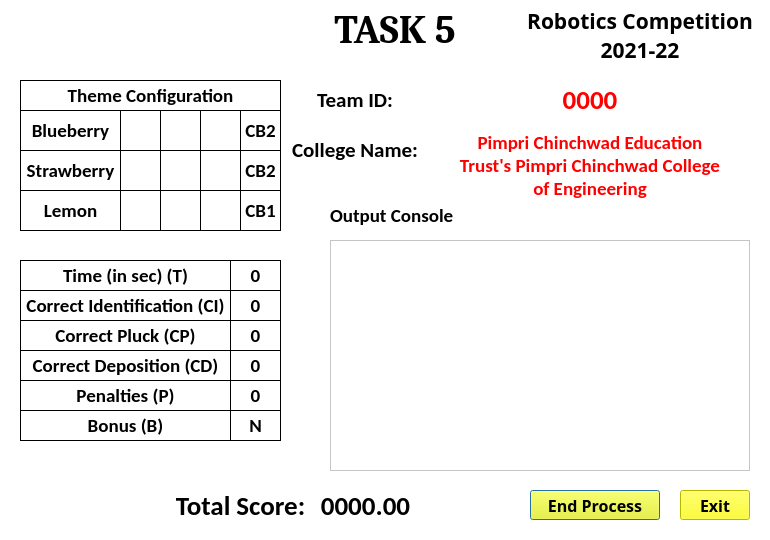
<?xml version="1.0" encoding="UTF-8"?>
<ui version="4.0">
 <class>Dialog</class>
 <widget class="QDialog" name="Dialog">
  <property name="geometry">
   <rect>
    <x>0</x>
    <y>0</y>
    <width>770</width>
    <height>540</height>
   </rect>
  </property>
  <property name="windowTitle">
   <string>Dialog</string>
  </property>
  <property name="styleSheet">
   <string notr="true">background-color: rgb(255, 255, 255);</string>
  </property>
  <widget class="QLabel" name="header1">
   <property name="geometry">
    <rect>
     <x>10</x>
     <y>10</y>
     <width>245</width>
     <height>50</height>
    </rect>
   </property>
   <property name="styleSheet">
    <string notr="true"/>
   </property>
   <property name="text">
    <string/>
   </property>
   <property name="pixmap">
    <pixmap resource="../../../logo.qrc">:/newPrefix/Storage/pokemon/Pokemon Calculator/logo_eyantra.png</pixmap>
   </property>
   <property name="scaledContents">
    <bool>true</bool>
   </property>
  </widget>
  <widget class="QLabel" name="header3">
   <property name="geometry">
    <rect>
     <x>520</x>
     <y>10</y>
     <width>240</width>
     <height>50</height>
    </rect>
   </property>
   <property name="font">
    <font>
     <family>HighlandGothicFLF</family>
     <pointsize>16</pointsize>
     <weight>75</weight>
     <bold>true</bold>
    </font>
   </property>
   <property name="text">
    <string>Robotics Competition 2021-22</string>
   </property>
   <property name="scaledContents">
    <bool>false</bool>
   </property>
   <property name="alignment">
    <set>Qt::AlignCenter</set>
   </property>
   <property name="wordWrap">
    <bool>true</bool>
   </property>
   <property name="indent">
    <number>0</number>
   </property>
  </widget>
  <widget class="QTextEdit" name="console_output">
   <property name="geometry">
    <rect>
     <x>330</x>
     <y>240</y>
     <width>420</width>
     <height>231</height>
    </rect>
   </property>
  </widget>
  <widget class="QLabel" name="label_output_console">
   <property name="geometry">
    <rect>
     <x>330</x>
     <y>200</y>
     <width>131</width>
     <height>30</height>
    </rect>
   </property>
   <property name="font">
    <font>
     <family>Calibri</family>
     <pointsize>14</pointsize>
     <weight>75</weight>
     <bold>true</bold>
    </font>
   </property>
   <property name="text">
    <string>Output Console</string>
   </property>
  </widget>
  <widget class="QPushButton" name="end_process">
   <property name="geometry">
    <rect>
     <x>530</x>
     <y>490</y>
     <width>130</width>
     <height>30</height>
    </rect>
   </property>
   <property name="font">
    <font>
     <family>HighlandGothicFLF</family>
     <pointsize>12</pointsize>
     <weight>75</weight>
     <bold>true</bold>
    </font>
   </property>
   <property name="styleSheet">
    <string notr="true">background-color: rgb(255, 255, 0);
color: rgb(0, 0, 0);</string>
   </property>
   <property name="text">
    <string>End Process</string>
   </property>
  </widget>
  <widget class="QPushButton" name="exit">
   <property name="geometry">
    <rect>
     <x>680</x>
     <y>490</y>
     <width>70</width>
     <height>30</height>
    </rect>
   </property>
   <property name="font">
    <font>
     <family>HighlandGothicFLF</family>
     <pointsize>12</pointsize>
     <weight>75</weight>
     <bold>true</bold>
    </font>
   </property>
   <property name="styleSheet">
    <string notr="true">background-color: rgb(255, 255, 0);
color: rgb(0, 0, 0);</string>
   </property>
   <property name="text">
    <string>Exit</string>
   </property>
  </widget>
  <widget class="QLabel" name="label_theme_config">
   <property name="geometry">
    <rect>
     <x>20</x>
     <y>80</y>
     <width>261</width>
     <height>31</height>
    </rect>
   </property>
   <property name="font">
    <font>
     <family>Calibri</family>
     <pointsize>14</pointsize>
     <weight>75</weight>
     <bold>true</bold>
    </font>
   </property>
   <property name="frameShape">
    <enum>QFrame::Box</enum>
   </property>
   <property name="text">
    <string>Theme Configuration</string>
   </property>
   <property name="alignment">
    <set>Qt::AlignCenter</set>
   </property>
  </widget>
  <widget class="QLabel" name="label_blueberry">
   <property name="geometry">
    <rect>
     <x>20</x>
     <y>110</y>
     <width>101</width>
     <height>41</height>
    </rect>
   </property>
   <property name="font">
    <font>
     <family>Calibri</family>
     <pointsize>14</pointsize>
     <weight>75</weight>
     <bold>true</bold>
    </font>
   </property>
   <property name="layoutDirection">
    <enum>Qt::LeftToRight</enum>
   </property>
   <property name="styleSheet">
    <string notr="true"/>
   </property>
   <property name="frameShape">
    <enum>QFrame::Box</enum>
   </property>
   <property name="text">
    <string>Blueberry</string>
   </property>
   <property name="alignment">
    <set>Qt::AlignCenter</set>
   </property>
  </widget>
  <widget class="QLabel" name="label_strawberry">
   <property name="geometry">
    <rect>
     <x>20</x>
     <y>150</y>
     <width>101</width>
     <height>41</height>
    </rect>
   </property>
   <property name="font">
    <font>
     <family>Calibri</family>
     <pointsize>14</pointsize>
     <weight>75</weight>
     <bold>true</bold>
    </font>
   </property>
   <property name="layoutDirection">
    <enum>Qt::LeftToRight</enum>
   </property>
   <property name="styleSheet">
    <string notr="true"/>
   </property>
   <property name="frameShape">
    <enum>QFrame::Box</enum>
   </property>
   <property name="text">
    <string>Strawberry</string>
   </property>
   <property name="alignment">
    <set>Qt::AlignCenter</set>
   </property>
  </widget>
  <widget class="QLabel" name="label_lemon">
   <property name="geometry">
    <rect>
     <x>20</x>
     <y>190</y>
     <width>101</width>
     <height>41</height>
    </rect>
   </property>
   <property name="font">
    <font>
     <family>Calibri</family>
     <pointsize>14</pointsize>
     <weight>75</weight>
     <bold>true</bold>
    </font>
   </property>
   <property name="layoutDirection">
    <enum>Qt::LeftToRight</enum>
   </property>
   <property name="styleSheet">
    <string notr="true"/>
   </property>
   <property name="frameShape">
    <enum>QFrame::Box</enum>
   </property>
   <property name="text">
    <string>Lemon</string>
   </property>
   <property name="alignment">
    <set>Qt::AlignCenter</set>
   </property>
  </widget>
  <widget class="QLabel" name="blueberry1">
   <property name="geometry">
    <rect>
     <x>120</x>
     <y>110</y>
     <width>41</width>
     <height>41</height>
    </rect>
   </property>
   <property name="font">
    <font>
     <family>Calibri</family>
     <pointsize>14</pointsize>
     <weight>75</weight>
     <bold>true</bold>
    </font>
   </property>
   <property name="layoutDirection">
    <enum>Qt::LeftToRight</enum>
   </property>
   <property name="styleSheet">
    <string notr="true"/>
   </property>
   <property name="frameShape">
    <enum>QFrame::Box</enum>
   </property>
   <property name="text">
    <string/>
   </property>
   <property name="pixmap">
    <pixmap>blueberry.png</pixmap>
   </property>
   <property name="scaledContents">
    <bool>true</bool>
   </property>
   <property name="alignment">
    <set>Qt::AlignCenter</set>
   </property>
  </widget>
  <widget class="QLabel" name="blueberry2">
   <property name="geometry">
    <rect>
     <x>160</x>
     <y>110</y>
     <width>41</width>
     <height>41</height>
    </rect>
   </property>
   <property name="font">
    <font>
     <family>Calibri</family>
     <pointsize>14</pointsize>
     <weight>75</weight>
     <bold>true</bold>
    </font>
   </property>
   <property name="layoutDirection">
    <enum>Qt::LeftToRight</enum>
   </property>
   <property name="styleSheet">
    <string notr="true"/>
   </property>
   <property name="frameShape">
    <enum>QFrame::Box</enum>
   </property>
   <property name="text">
    <string/>
   </property>
   <property name="pixmap">
    <pixmap>blueberry.png</pixmap>
   </property>
   <property name="scaledContents">
    <bool>true</bool>
   </property>
   <property name="alignment">
    <set>Qt::AlignCenter</set>
   </property>
  </widget>
  <widget class="QLabel" name="blueberry3">
   <property name="geometry">
    <rect>
     <x>200</x>
     <y>110</y>
     <width>41</width>
     <height>41</height>
    </rect>
   </property>
   <property name="font">
    <font>
     <family>Calibri</family>
     <pointsize>14</pointsize>
     <weight>75</weight>
     <bold>true</bold>
    </font>
   </property>
   <property name="layoutDirection">
    <enum>Qt::LeftToRight</enum>
   </property>
   <property name="styleSheet">
    <string notr="true"/>
   </property>
   <property name="frameShape">
    <enum>QFrame::Box</enum>
   </property>
   <property name="text">
    <string/>
   </property>
   <property name="pixmap">
    <pixmap>blueberry.png</pixmap>
   </property>
   <property name="scaledContents">
    <bool>true</bool>
   </property>
   <property name="alignment">
    <set>Qt::AlignCenter</set>
   </property>
  </widget>
  <widget class="QLabel" name="strawberry1">
   <property name="geometry">
    <rect>
     <x>120</x>
     <y>150</y>
     <width>41</width>
     <height>41</height>
    </rect>
   </property>
   <property name="font">
    <font>
     <family>Calibri</family>
     <pointsize>14</pointsize>
     <weight>75</weight>
     <bold>true</bold>
    </font>
   </property>
   <property name="layoutDirection">
    <enum>Qt::LeftToRight</enum>
   </property>
   <property name="styleSheet">
    <string notr="true"/>
   </property>
   <property name="frameShape">
    <enum>QFrame::Box</enum>
   </property>
   <property name="text">
    <string/>
   </property>
   <property name="pixmap">
    <pixmap>strawberry.png</pixmap>
   </property>
   <property name="scaledContents">
    <bool>true</bool>
   </property>
   <property name="alignment">
    <set>Qt::AlignCenter</set>
   </property>
  </widget>
  <widget class="QLabel" name="lemon1">
   <property name="geometry">
    <rect>
     <x>120</x>
     <y>190</y>
     <width>41</width>
     <height>41</height>
    </rect>
   </property>
   <property name="font">
    <font>
     <family>Calibri</family>
     <pointsize>14</pointsize>
     <weight>75</weight>
     <bold>true</bold>
    </font>
   </property>
   <property name="layoutDirection">
    <enum>Qt::LeftToRight</enum>
   </property>
   <property name="styleSheet">
    <string notr="true"/>
   </property>
   <property name="frameShape">
    <enum>QFrame::Box</enum>
   </property>
   <property name="text">
    <string/>
   </property>
   <property name="pixmap">
    <pixmap>lemon.png</pixmap>
   </property>
   <property name="scaledContents">
    <bool>true</bool>
   </property>
   <property name="alignment">
    <set>Qt::AlignCenter</set>
   </property>
  </widget>
  <widget class="QLabel" name="strawberry2">
   <property name="geometry">
    <rect>
     <x>160</x>
     <y>150</y>
     <width>41</width>
     <height>41</height>
    </rect>
   </property>
   <property name="font">
    <font>
     <family>Calibri</family>
     <pointsize>14</pointsize>
     <weight>75</weight>
     <bold>true</bold>
    </font>
   </property>
   <property name="layoutDirection">
    <enum>Qt::LeftToRight</enum>
   </property>
   <property name="styleSheet">
    <string notr="true"/>
   </property>
   <property name="frameShape">
    <enum>QFrame::Box</enum>
   </property>
   <property name="text">
    <string/>
   </property>
   <property name="pixmap">
    <pixmap>strawberry.png</pixmap>
   </property>
   <property name="scaledContents">
    <bool>true</bool>
   </property>
   <property name="alignment">
    <set>Qt::AlignCenter</set>
   </property>
  </widget>
  <widget class="QLabel" name="strawberry3">
   <property name="geometry">
    <rect>
     <x>200</x>
     <y>150</y>
     <width>41</width>
     <height>41</height>
    </rect>
   </property>
   <property name="font">
    <font>
     <family>Calibri</family>
     <pointsize>14</pointsize>
     <weight>75</weight>
     <bold>true</bold>
    </font>
   </property>
   <property name="layoutDirection">
    <enum>Qt::LeftToRight</enum>
   </property>
   <property name="styleSheet">
    <string notr="true"/>
   </property>
   <property name="frameShape">
    <enum>QFrame::Box</enum>
   </property>
   <property name="text">
    <string/>
   </property>
   <property name="pixmap">
    <pixmap>strawberry.png</pixmap>
   </property>
   <property name="scaledContents">
    <bool>true</bool>
   </property>
   <property name="alignment">
    <set>Qt::AlignCenter</set>
   </property>
  </widget>
  <widget class="QLabel" name="lemon2">
   <property name="geometry">
    <rect>
     <x>160</x>
     <y>190</y>
     <width>41</width>
     <height>41</height>
    </rect>
   </property>
   <property name="font">
    <font>
     <family>Calibri</family>
     <pointsize>14</pointsize>
     <weight>75</weight>
     <bold>true</bold>
    </font>
   </property>
   <property name="layoutDirection">
    <enum>Qt::LeftToRight</enum>
   </property>
   <property name="styleSheet">
    <string notr="true"/>
   </property>
   <property name="frameShape">
    <enum>QFrame::Box</enum>
   </property>
   <property name="text">
    <string/>
   </property>
   <property name="pixmap">
    <pixmap>lemon.png</pixmap>
   </property>
   <property name="scaledContents">
    <bool>true</bool>
   </property>
   <property name="alignment">
    <set>Qt::AlignCenter</set>
   </property>
  </widget>
  <widget class="QLabel" name="lemon3">
   <property name="geometry">
    <rect>
     <x>200</x>
     <y>190</y>
     <width>41</width>
     <height>41</height>
    </rect>
   </property>
   <property name="font">
    <font>
     <family>Calibri</family>
     <pointsize>14</pointsize>
     <weight>75</weight>
     <bold>true</bold>
    </font>
   </property>
   <property name="layoutDirection">
    <enum>Qt::LeftToRight</enum>
   </property>
   <property name="styleSheet">
    <string notr="true"/>
   </property>
   <property name="frameShape">
    <enum>QFrame::Box</enum>
   </property>
   <property name="text">
    <string/>
   </property>
   <property name="pixmap">
    <pixmap>lemon.png</pixmap>
   </property>
   <property name="scaledContents">
    <bool>true</bool>
   </property>
   <property name="alignment">
    <set>Qt::AlignCenter</set>
   </property>
  </widget>
  <widget class="QLabel" name="blueberry_box">
   <property name="geometry">
    <rect>
     <x>240</x>
     <y>110</y>
     <width>41</width>
     <height>41</height>
    </rect>
   </property>
   <property name="font">
    <font>
     <family>Calibri</family>
     <pointsize>14</pointsize>
     <weight>75</weight>
     <bold>true</bold>
    </font>
   </property>
   <property name="layoutDirection">
    <enum>Qt::LeftToRight</enum>
   </property>
   <property name="styleSheet">
    <string notr="true"/>
   </property>
   <property name="frameShape">
    <enum>QFrame::Box</enum>
   </property>
   <property name="text">
    <string>CB2</string>
   </property>
   <property name="alignment">
    <set>Qt::AlignCenter</set>
   </property>
  </widget>
  <widget class="QLabel" name="strawberry_box">
   <property name="geometry">
    <rect>
     <x>240</x>
     <y>150</y>
     <width>41</width>
     <height>41</height>
    </rect>
   </property>
   <property name="font">
    <font>
     <family>Calibri</family>
     <pointsize>14</pointsize>
     <weight>75</weight>
     <bold>true</bold>
    </font>
   </property>
   <property name="layoutDirection">
    <enum>Qt::LeftToRight</enum>
   </property>
   <property name="styleSheet">
    <string notr="true"/>
   </property>
   <property name="frameShape">
    <enum>QFrame::Box</enum>
   </property>
   <property name="text">
    <string>CB2</string>
   </property>
   <property name="alignment">
    <set>Qt::AlignCenter</set>
   </property>
  </widget>
  <widget class="QLabel" name="lemon_box">
   <property name="geometry">
    <rect>
     <x>240</x>
     <y>190</y>
     <width>41</width>
     <height>41</height>
    </rect>
   </property>
   <property name="font">
    <font>
     <family>Calibri</family>
     <pointsize>14</pointsize>
     <weight>75</weight>
     <bold>true</bold>
    </font>
   </property>
   <property name="layoutDirection">
    <enum>Qt::LeftToRight</enum>
   </property>
   <property name="styleSheet">
    <string notr="true"/>
   </property>
   <property name="frameShape">
    <enum>QFrame::Box</enum>
   </property>
   <property name="text">
    <string>CB1</string>
   </property>
   <property name="alignment">
    <set>Qt::AlignCenter</set>
   </property>
  </widget>
  <widget class="QLabel" name="label_ci">
   <property name="geometry">
    <rect>
     <x>20</x>
     <y>290</y>
     <width>211</width>
     <height>31</height>
    </rect>
   </property>
   <property name="font">
    <font>
     <family>Calibri</family>
     <pointsize>14</pointsize>
     <weight>75</weight>
     <bold>true</bold>
    </font>
   </property>
   <property name="frameShape">
    <enum>QFrame::Box</enum>
   </property>
   <property name="text">
    <string>Correct Identification (CI)</string>
   </property>
   <property name="alignment">
    <set>Qt::AlignCenter</set>
   </property>
  </widget>
  <widget class="QLabel" name="label_cp">
   <property name="geometry">
    <rect>
     <x>20</x>
     <y>320</y>
     <width>211</width>
     <height>31</height>
    </rect>
   </property>
   <property name="font">
    <font>
     <family>Calibri</family>
     <pointsize>14</pointsize>
     <weight>75</weight>
     <bold>true</bold>
    </font>
   </property>
   <property name="frameShape">
    <enum>QFrame::Box</enum>
   </property>
   <property name="text">
    <string>Correct Pluck (CP)</string>
   </property>
   <property name="alignment">
    <set>Qt::AlignCenter</set>
   </property>
  </widget>
  <widget class="QLabel" name="label_cd">
   <property name="geometry">
    <rect>
     <x>20</x>
     <y>350</y>
     <width>211</width>
     <height>31</height>
    </rect>
   </property>
   <property name="font">
    <font>
     <family>Calibri</family>
     <pointsize>14</pointsize>
     <weight>75</weight>
     <bold>true</bold>
    </font>
   </property>
   <property name="frameShape">
    <enum>QFrame::Box</enum>
   </property>
   <property name="text">
    <string>Correct Deposition (CD)</string>
   </property>
   <property name="alignment">
    <set>Qt::AlignCenter</set>
   </property>
  </widget>
  <widget class="QLabel" name="label_time">
   <property name="geometry">
    <rect>
     <x>20</x>
     <y>260</y>
     <width>211</width>
     <height>31</height>
    </rect>
   </property>
   <property name="font">
    <font>
     <family>Calibri</family>
     <pointsize>14</pointsize>
     <weight>75</weight>
     <bold>true</bold>
    </font>
   </property>
   <property name="frameShape">
    <enum>QFrame::Box</enum>
   </property>
   <property name="text">
    <string>Time (in sec) (T)</string>
   </property>
   <property name="alignment">
    <set>Qt::AlignCenter</set>
   </property>
  </widget>
  <widget class="QLabel" name="label_penalty">
   <property name="geometry">
    <rect>
     <x>20</x>
     <y>380</y>
     <width>211</width>
     <height>31</height>
    </rect>
   </property>
   <property name="font">
    <font>
     <family>Calibri</family>
     <pointsize>14</pointsize>
     <weight>75</weight>
     <bold>true</bold>
    </font>
   </property>
   <property name="frameShape">
    <enum>QFrame::Box</enum>
   </property>
   <property name="text">
    <string>Penalties (P)</string>
   </property>
   <property name="alignment">
    <set>Qt::AlignCenter</set>
   </property>
  </widget>
  <widget class="QLabel" name="label_bonus">
   <property name="geometry">
    <rect>
     <x>20</x>
     <y>410</y>
     <width>211</width>
     <height>31</height>
    </rect>
   </property>
   <property name="font">
    <font>
     <family>Calibri</family>
     <pointsize>14</pointsize>
     <weight>75</weight>
     <bold>true</bold>
    </font>
   </property>
   <property name="frameShape">
    <enum>QFrame::Box</enum>
   </property>
   <property name="text">
    <string>Bonus (B)</string>
   </property>
   <property name="alignment">
    <set>Qt::AlignCenter</set>
   </property>
  </widget>
  <widget class="QLabel" name="num_seconds">
   <property name="geometry">
    <rect>
     <x>230</x>
     <y>260</y>
     <width>51</width>
     <height>31</height>
    </rect>
   </property>
   <property name="font">
    <font>
     <family>Calibri</family>
     <pointsize>14</pointsize>
     <weight>75</weight>
     <bold>true</bold>
    </font>
   </property>
   <property name="frameShape">
    <enum>QFrame::Box</enum>
   </property>
   <property name="text">
    <string>0</string>
   </property>
   <property name="alignment">
    <set>Qt::AlignCenter</set>
   </property>
  </widget>
  <widget class="QLabel" name="num_ci">
   <property name="geometry">
    <rect>
     <x>230</x>
     <y>290</y>
     <width>51</width>
     <height>31</height>
    </rect>
   </property>
   <property name="font">
    <font>
     <family>Calibri</family>
     <pointsize>14</pointsize>
     <weight>75</weight>
     <bold>true</bold>
    </font>
   </property>
   <property name="frameShape">
    <enum>QFrame::Box</enum>
   </property>
   <property name="text">
    <string>0</string>
   </property>
   <property name="alignment">
    <set>Qt::AlignCenter</set>
   </property>
  </widget>
  <widget class="QLabel" name="num_cp">
   <property name="geometry">
    <rect>
     <x>230</x>
     <y>320</y>
     <width>51</width>
     <height>31</height>
    </rect>
   </property>
   <property name="font">
    <font>
     <family>Calibri</family>
     <pointsize>14</pointsize>
     <weight>75</weight>
     <bold>true</bold>
    </font>
   </property>
   <property name="frameShape">
    <enum>QFrame::Box</enum>
   </property>
   <property name="text">
    <string>0</string>
   </property>
   <property name="alignment">
    <set>Qt::AlignCenter</set>
   </property>
  </widget>
  <widget class="QLabel" name="num_cd">
   <property name="geometry">
    <rect>
     <x>230</x>
     <y>350</y>
     <width>51</width>
     <height>31</height>
    </rect>
   </property>
   <property name="font">
    <font>
     <family>Calibri</family>
     <pointsize>14</pointsize>
     <weight>75</weight>
     <bold>true</bold>
    </font>
   </property>
   <property name="frameShape">
    <enum>QFrame::Box</enum>
   </property>
   <property name="text">
    <string>0</string>
   </property>
   <property name="alignment">
    <set>Qt::AlignCenter</set>
   </property>
  </widget>
  <widget class="QLabel" name="num_penalty">
   <property name="geometry">
    <rect>
     <x>230</x>
     <y>380</y>
     <width>51</width>
     <height>31</height>
    </rect>
   </property>
   <property name="font">
    <font>
     <family>Calibri</family>
     <pointsize>14</pointsize>
     <weight>75</weight>
     <bold>true</bold>
    </font>
   </property>
   <property name="frameShape">
    <enum>QFrame::Box</enum>
   </property>
   <property name="text">
    <string>0</string>
   </property>
   <property name="alignment">
    <set>Qt::AlignCenter</set>
   </property>
  </widget>
  <widget class="QLabel" name="bonus">
   <property name="geometry">
    <rect>
     <x>230</x>
     <y>410</y>
     <width>51</width>
     <height>31</height>
    </rect>
   </property>
   <property name="font">
    <font>
     <family>Calibri</family>
     <pointsize>14</pointsize>
     <weight>75</weight>
     <bold>true</bold>
    </font>
   </property>
   <property name="frameShape">
    <enum>QFrame::Box</enum>
   </property>
   <property name="text">
    <string>N</string>
   </property>
   <property name="alignment">
    <set>Qt::AlignCenter</set>
   </property>
  </widget>
  <widget class="QLabel" name="label_score">
   <property name="geometry">
    <rect>
     <x>160</x>
     <y>490</y>
     <width>161</width>
     <height>31</height>
    </rect>
   </property>
   <property name="font">
    <font>
     <family>Calibri</family>
     <pointsize>20</pointsize>
     <weight>75</weight>
     <bold>true</bold>
    </font>
   </property>
   <property name="frameShape">
    <enum>QFrame::NoFrame</enum>
   </property>
   <property name="text">
    <string>Total Score:</string>
   </property>
   <property name="alignment">
    <set>Qt::AlignCenter</set>
   </property>
  </widget>
  <widget class="QLabel" name="final_score">
   <property name="geometry">
    <rect>
     <x>320</x>
     <y>490</y>
     <width>91</width>
     <height>31</height>
    </rect>
   </property>
   <property name="font">
    <font>
     <family>Calibri</family>
     <pointsize>20</pointsize>
     <weight>75</weight>
     <bold>true</bold>
    </font>
   </property>
   <property name="frameShape">
    <enum>QFrame::NoFrame</enum>
   </property>
   <property name="text">
    <string>0000.00</string>
   </property>
   <property name="alignment">
    <set>Qt::AlignCenter</set>
   </property>
  </widget>
  <widget class="QLabel" name="header2">
   <property name="geometry">
    <rect>
     <x>330</x>
     <y>10</y>
     <width>130</width>
     <height>40</height>
    </rect>
   </property>
   <property name="font">
    <font>
     <family>Cambria</family>
     <pointsize>30</pointsize>
     <weight>75</weight>
     <bold>true</bold>
     <underline>false</underline>
     <strikeout>false</strikeout>
    </font>
   </property>
   <property name="styleSheet">
    <string notr="true">color: rgb(0, 0, 0);</string>
   </property>
   <property name="text">
    <string>TASK 5</string>
   </property>
   <property name="scaledContents">
    <bool>false</bool>
   </property>
   <property name="alignment">
    <set>Qt::AlignCenter</set>
   </property>
   <property name="wordWrap">
    <bool>true</bool>
   </property>
   <property name="indent">
    <number>0</number>
   </property>
  </widget>
  <widget class="QLabel" name="teamid">
   <property name="geometry">
    <rect>
     <x>550</x>
     <y>85</y>
     <width>80</width>
     <height>30</height>
    </rect>
   </property>
   <property name="font">
    <font>
     <family>Calibri</family>
     <pointsize>20</pointsize>
     <weight>75</weight>
     <bold>true</bold>
    </font>
   </property>
   <property name="styleSheet">
    <string notr="true">color: rgb(255, 0, 0);</string>
   </property>
   <property name="frameShape">
    <enum>QFrame::NoFrame</enum>
   </property>
   <property name="text">
    <string>0000</string>
   </property>
   <property name="alignment">
    <set>Qt::AlignCenter</set>
   </property>
  </widget>
  <widget class="QLabel" name="label_college_name">
   <property name="geometry">
    <rect>
     <x>290</x>
     <y>140</y>
     <width>130</width>
     <height>20</height>
    </rect>
   </property>
   <property name="font">
    <font>
     <family>Calibri</family>
     <pointsize>16</pointsize>
     <weight>75</weight>
     <bold>true</bold>
    </font>
   </property>
   <property name="frameShape">
    <enum>QFrame::NoFrame</enum>
   </property>
   <property name="text">
    <string>College Name:</string>
   </property>
   <property name="alignment">
    <set>Qt::AlignCenter</set>
   </property>
   <property name="wordWrap">
    <bool>true</bool>
   </property>
  </widget>
  <widget class="QLabel" name="college_name">
   <property name="geometry">
    <rect>
     <x>450</x>
     <y>130</y>
     <width>280</width>
     <height>70</height>
    </rect>
   </property>
   <property name="font">
    <font>
     <family>Calibri</family>
     <pointsize>14</pointsize>
     <weight>75</weight>
     <bold>true</bold>
    </font>
   </property>
   <property name="styleSheet">
    <string notr="true">color: rgb(255, 0, 0);</string>
   </property>
   <property name="frameShape">
    <enum>QFrame::NoFrame</enum>
   </property>
   <property name="text">
    <string>Pimpri Chinchwad Education Trust's Pimpri Chinchwad College of Engineering</string>
   </property>
   <property name="textFormat">
    <enum>Qt::AutoText</enum>
   </property>
   <property name="alignment">
    <set>Qt::AlignCenter</set>
   </property>
   <property name="wordWrap">
    <bool>true</bool>
   </property>
  </widget>
  <widget class="QLabel" name="label_teamid">
   <property name="geometry">
    <rect>
     <x>290</x>
     <y>90</y>
     <width>130</width>
     <height>20</height>
    </rect>
   </property>
   <property name="font">
    <font>
     <family>Calibri</family>
     <pointsize>16</pointsize>
     <weight>75</weight>
     <bold>true</bold>
    </font>
   </property>
   <property name="frameShape">
    <enum>QFrame::NoFrame</enum>
   </property>
   <property name="text">
    <string>Team ID:</string>
   </property>
   <property name="alignment">
    <set>Qt::AlignCenter</set>
   </property>
   <property name="wordWrap">
    <bool>true</bool>
   </property>
  </widget>
 </widget>
 <resources>
  <include location="../../../logo.qrc"/>
 </resources>
 <connections/>
</ui>
